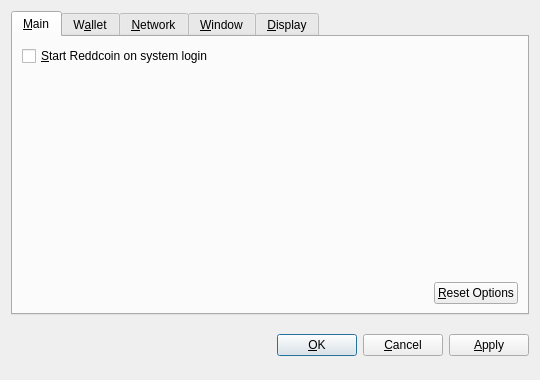
<?xml version="1.0" encoding="UTF-8"?>
<ui version="4.0">
 <class>OptionsDialog</class>
 <widget class="QDialog" name="OptionsDialog">
  <property name="geometry">
   <rect>
    <x>0</x>
    <y>0</y>
    <width>540</width>
    <height>380</height>
   </rect>
  </property>
  <property name="windowTitle">
   <string>Options</string>
  </property>
  <property name="modal">
   <bool>true</bool>
  </property>
  <layout class="QVBoxLayout" name="verticalLayout">
   <item>
    <widget class="QTabWidget" name="tabWidget">
     <property name="tabPosition">
      <enum>QTabWidget::North</enum>
     </property>
     <property name="currentIndex">
      <number>0</number>
     </property>
     <widget class="QWidget" name="tabMain">
      <attribute name="title">
       <string>&amp;Main</string>
      </attribute>
      <layout class="QVBoxLayout" name="verticalLayout_Main">
       <item>
        <widget class="QCheckBox" name="bitcoinAtStartup">
         <property name="toolTip">
          <string>Automatically start Reddcoin after logging in to the system.</string>
         </property>
         <property name="text">
          <string>&amp;Start Reddcoin on system login</string>
         </property>
        </widget>
       </item>
       <item>
        <spacer name="verticalSpacer_Main">
         <property name="orientation">
          <enum>Qt::Vertical</enum>
         </property>
         <property name="sizeHint" stdset="0">
          <size>
           <width>20</width>
           <height>40</height>
          </size>
         </property>
        </spacer>
       </item>
       <item>
        <layout class="QHBoxLayout" name="horizontalLayout_2_Main">
         <item>
          <spacer name="horizontalSpacer_2_Main">
           <property name="orientation">
            <enum>Qt::Horizontal</enum>
           </property>
           <property name="sizeHint" stdset="0">
            <size>
             <width>40</width>
             <height>20</height>
            </size>
           </property>
          </spacer>
         </item>
         <item>
          <widget class="QPushButton" name="resetButton">
           <property name="toolTip">
            <string>Reset all client options to default.</string>
           </property>
           <property name="text">
            <string>&amp;Reset Options</string>
           </property>
           <property name="autoDefault">
            <bool>false</bool>
           </property>
          </widget>
         </item>
        </layout>
       </item>
      </layout>
     </widget>
     <widget class="QWidget" name="tabWallet">
      <attribute name="title">
       <string>W&amp;allet</string>
      </attribute>
      <layout class="QVBoxLayout" name="verticalLayout_Network">
       <item>
        <widget class="QLabel" name="transactionFeeInfoLabel">
         <property name="text">
          <string>Optional transaction fee per kB that helps make sure your transactions are processed quickly. Most transactions are 1 kB.</string>
         </property>
         <property name="textFormat">
          <enum>Qt::PlainText</enum>
         </property>
         <property name="wordWrap">
          <bool>true</bool>
         </property>
        </widget>
       </item>
       <item>
        <layout class="QHBoxLayout" name="horizontalLayout_1_Main">
         <item>
          <widget class="QLabel" name="transactionFeeLabel">
           <property name="text">
            <string>Pay transaction &amp;fee</string>
           </property>
           <property name="textFormat">
            <enum>Qt::PlainText</enum>
           </property>
           <property name="buddy">
            <cstring>transactionFee</cstring>
           </property>
          </widget>
         </item>
         <item>
          <widget class="BitcoinAmountField" name="transactionFee"/>
         </item>
         <item>
          <spacer name="horizontalSpacer_1_Main">
           <property name="orientation">
            <enum>Qt::Horizontal</enum>
           </property>
           <property name="sizeHint" stdset="0">
            <size>
             <width>40</width>
             <height>20</height>
            </size>
           </property>
          </spacer>
         </item>
        </layout>
       </item>
       <item>
        <widget class="QLabel" name="label">
         <property name="text">
          <string>If you disable the spending of unconfirmed change, the change from a transaction cannot be used until that transaction has at least one confirmation. This also affects how your balance is computed.</string>
         </property>
         <property name="wordWrap">
          <bool>true</bool>
         </property>
        </widget>
       </item>
       <item>
        <widget class="QCheckBox" name="spendZeroConfChange">
         <property name="text">
          <string>Spend unconfirmed change  (experts only)</string>
         </property>
        </widget>
       </item>
       <item>
        <spacer name="verticalSpacer">
         <property name="orientation">
          <enum>Qt::Vertical</enum>
         </property>
         <property name="sizeHint" stdset="0">
          <size>
           <width>20</width>
           <height>40</height>
          </size>
         </property>
        </spacer>
       </item>
      </layout>
     </widget>
     <widget class="QWidget" name="tabNetwork">
      <attribute name="title">
       <string>&amp;Network</string>
      </attribute>
      <layout class="QVBoxLayout" name="verticalLayout_Network">
       <item>
        <widget class="QCheckBox" name="mapPortUpnp">
         <property name="toolTip">
          <string>Automatically open the Reddcoin client port on the router. This only works when your router supports UPnP and it is enabled.</string>
         </property>
         <property name="text">
          <string>Map port using &amp;UPnP</string>
         </property>
        </widget>
       </item>
       <item>
        <widget class="QCheckBox" name="connectSocks">
         <property name="toolTip">
          <string>Connect to the Reddcoin network through a SOCKS proxy (e.g. when connecting through Tor).</string>
         </property>
         <property name="text">
          <string>&amp;Connect through SOCKS proxy:</string>
         </property>
        </widget>
       </item>
       <item>
        <layout class="QHBoxLayout" name="horizontalLayout_Network">
         <item>
          <widget class="QLabel" name="proxyIpLabel">
           <property name="text">
            <string>Proxy &amp;IP:</string>
           </property>
           <property name="textFormat">
            <enum>Qt::PlainText</enum>
           </property>
           <property name="buddy">
            <cstring>proxyIp</cstring>
           </property>
          </widget>
         </item>
         <item>
          <widget class="QValidatedLineEdit" name="proxyIp">
           <property name="maximumSize">
            <size>
             <width>140</width>
             <height>16777215</height>
            </size>
           </property>
           <property name="toolTip">
            <string>IP address of the proxy (e.g. 127.0.0.1)</string>
           </property>
          </widget>
         </item>
         <item>
          <widget class="QLabel" name="proxyPortLabel">
           <property name="text">
            <string>&amp;Port:</string>
           </property>
           <property name="textFormat">
            <enum>Qt::PlainText</enum>
           </property>
           <property name="buddy">
            <cstring>proxyPort</cstring>
           </property>
          </widget>
         </item>
         <item>
          <widget class="QLineEdit" name="proxyPort">
           <property name="maximumSize">
            <size>
             <width>55</width>
             <height>16777215</height>
            </size>
           </property>
           <property name="toolTip">
            <string>Port of the proxy (e.g. 9050)</string>
           </property>
          </widget>
         </item>
         <item>
          <widget class="QLabel" name="socksVersionLabel">
           <property name="text">
            <string>SOCKS &amp;Version:</string>
           </property>
           <property name="textFormat">
            <enum>Qt::PlainText</enum>
           </property>
           <property name="buddy">
            <cstring>socksVersion</cstring>
           </property>
          </widget>
         </item>
         <item>
          <widget class="QValueComboBox" name="socksVersion">
           <property name="toolTip">
            <string>SOCKS version of the proxy (e.g. 5)</string>
           </property>
          </widget>
         </item>
         <item>
          <spacer name="horizontalSpacer_Network">
           <property name="orientation">
            <enum>Qt::Horizontal</enum>
           </property>
           <property name="sizeHint" stdset="0">
            <size>
             <width>40</width>
             <height>20</height>
            </size>
           </property>
          </spacer>
         </item>
        </layout>
       </item>
       <item>
        <spacer name="verticalSpacer_Network">
         <property name="orientation">
          <enum>Qt::Vertical</enum>
         </property>
         <property name="sizeHint" stdset="0">
          <size>
           <width>20</width>
           <height>40</height>
          </size>
         </property>
        </spacer>
       </item>
      </layout>
     </widget>
     <widget class="QWidget" name="tabWindow">
      <attribute name="title">
       <string>&amp;Window</string>
      </attribute>
      <layout class="QVBoxLayout" name="verticalLayout_Window">
       <item>
        <widget class="QCheckBox" name="minimizeToTray">
         <property name="toolTip">
          <string>Show only a tray icon after minimizing the window.</string>
         </property>
         <property name="text">
          <string>&amp;Minimize to the tray instead of the taskbar</string>
         </property>
        </widget>
       </item>
       <item>
        <widget class="QCheckBox" name="minimizeOnClose">
         <property name="toolTip">
          <string>Minimize instead of exit the application when the window is closed. When this option is enabled, the application will be closed only after selecting Quit in the menu.</string>
         </property>
         <property name="text">
          <string>M&amp;inimize on close</string>
         </property>
        </widget>
       </item>
       <item>
        <spacer name="verticalSpacer_Window">
         <property name="orientation">
          <enum>Qt::Vertical</enum>
         </property>
         <property name="sizeHint" stdset="0">
          <size>
           <width>20</width>
           <height>40</height>
          </size>
         </property>
        </spacer>
       </item>
      </layout>
     </widget>
     <widget class="QWidget" name="tabDisplay">
      <attribute name="title">
       <string>&amp;Display</string>
      </attribute>
      <layout class="QVBoxLayout" name="verticalLayout_Display">
       <item>
        <layout class="QHBoxLayout" name="horizontalLayout_1_Display">
         <item>
          <widget class="QLabel" name="langLabel">
           <property name="text">
            <string>User Interface &amp;language:</string>
           </property>
           <property name="textFormat">
            <enum>Qt::PlainText</enum>
           </property>
           <property name="buddy">
            <cstring>lang</cstring>
           </property>
          </widget>
         </item>
         <item>
          <widget class="QValueComboBox" name="lang">
           <property name="toolTip">
            <string>The user interface language can be set here. This setting will take effect after restarting Reddcoin.</string>
           </property>
          </widget>
         </item>
        </layout>
       </item>
       <item>
        <layout class="QHBoxLayout" name="horizontalLayout_2_Display">
         <item>
          <widget class="QLabel" name="unitLabel">
           <property name="text">
            <string>&amp;Unit to show amounts in:</string>
           </property>
           <property name="textFormat">
            <enum>Qt::PlainText</enum>
           </property>
           <property name="buddy">
            <cstring>unit</cstring>
           </property>
          </widget>
         </item>
         <item>
          <widget class="QValueComboBox" name="unit">
           <property name="toolTip">
            <string>Choose the default subdivision unit to show in the interface and when sending coins.</string>
           </property>
          </widget>
         </item>
        </layout>
       </item>
       <item>
        <widget class="QCheckBox" name="displayAddresses">
         <property name="toolTip">
          <string>Whether to show Reddcoin addresses in the transaction list or not.</string>
         </property>
         <property name="text">
          <string>&amp;Display addresses in transaction list</string>
         </property>
        </widget>
       </item>
       <item>
        <widget class="QCheckBox" name="coinControlFeatures">
         <property name="toolTip">
          <string>Whether to show coin control features or not.</string>
         </property>
         <property name="text">
          <string>Display coin &amp;control features (experts only!)</string>
         </property>
        </widget>
       </item>
       <item>
        <spacer name="verticalSpacer_Display">
         <property name="orientation">
          <enum>Qt::Vertical</enum>
         </property>
         <property name="sizeHint" stdset="0">
          <size>
           <width>20</width>
           <height>40</height>
          </size>
         </property>
        </spacer>
       </item>
      </layout>
     </widget>
    </widget>
   </item>
   <item>
    <layout class="QHBoxLayout" name="horizontalLayout_Buttons">
     <item>
      <spacer name="horizontalSpacer_1">
       <property name="orientation">
        <enum>Qt::Horizontal</enum>
       </property>
       <property name="sizeHint" stdset="0">
        <size>
         <width>40</width>
         <height>48</height>
        </size>
       </property>
      </spacer>
     </item>
     <item>
      <widget class="QLabel" name="statusLabel">
       <property name="font">
        <font>
         <weight>75</weight>
         <bold>true</bold>
        </font>
       </property>
       <property name="text">
        <string/>
       </property>
       <property name="textFormat">
        <enum>Qt::PlainText</enum>
       </property>
       <property name="wordWrap">
        <bool>true</bool>
       </property>
      </widget>
     </item>
     <item>
      <spacer name="horizontalSpacer_2">
       <property name="orientation">
        <enum>Qt::Horizontal</enum>
       </property>
       <property name="sizeHint" stdset="0">
        <size>
         <width>40</width>
         <height>48</height>
        </size>
       </property>
      </spacer>
     </item>
     <item>
      <widget class="QPushButton" name="okButton">
       <property name="text">
        <string>&amp;OK</string>
       </property>
      </widget>
     </item>
     <item>
      <widget class="QPushButton" name="cancelButton">
       <property name="text">
        <string>&amp;Cancel</string>
       </property>
       <property name="autoDefault">
        <bool>false</bool>
       </property>
      </widget>
     </item>
     <item>
      <widget class="QPushButton" name="applyButton">
       <property name="text">
        <string>&amp;Apply</string>
       </property>
       <property name="autoDefault">
        <bool>false</bool>
       </property>
      </widget>
     </item>
    </layout>
   </item>
  </layout>
 </widget>
 <customwidgets>
  <customwidget>
   <class>BitcoinAmountField</class>
   <extends>QLineEdit</extends>
   <header>bitcoinamountfield.h</header>
  </customwidget>
  <customwidget>
   <class>QValueComboBox</class>
   <extends>QComboBox</extends>
   <header>qvaluecombobox.h</header>
  </customwidget>
  <customwidget>
   <class>QValidatedLineEdit</class>
   <extends>QLineEdit</extends>
   <header>qvalidatedlineedit.h</header>
  </customwidget>
 </customwidgets>
 <resources/>
 <connections/>
</ui>
